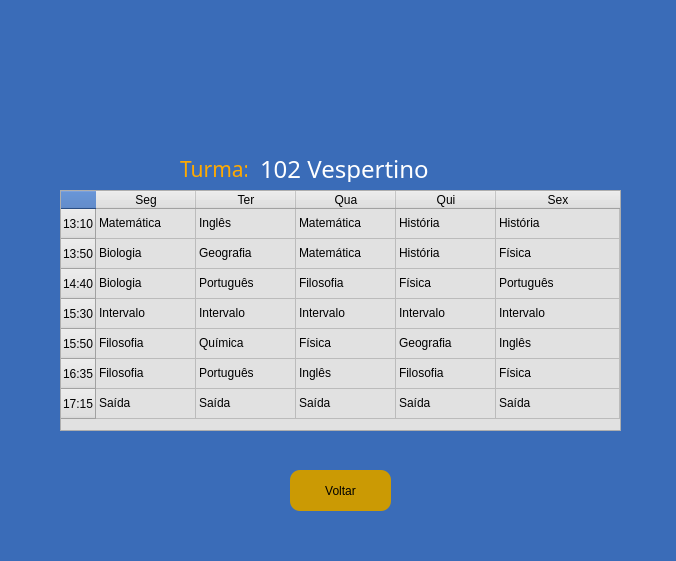
<?xml version="1.0" encoding="UTF-8"?>
<ui version="4.0">
 <class>MainWindow</class>
 <widget class="QMainWindow" name="MainWindow">
  <property name="geometry">
   <rect>
    <x>0</x>
    <y>0</y>
    <width>676</width>
    <height>561</height>
   </rect>
  </property>
  <property name="windowTitle">
   <string>Horarios</string>
  </property>
  <property name="styleSheet">
   <string notr="true">background-color: rgb(58, 108, 184);</string>
  </property>
  <widget class="QWidget" name="centralwidget">
   <widget class="QTableWidget" name="tableWidget">
    <property name="geometry">
     <rect>
      <x>60</x>
      <y>190</y>
      <width>561</width>
      <height>241</height>
     </rect>
    </property>
    <property name="styleSheet">
     <string notr="true">
background-color: rgb(225, 225, 225);
border-color: rgb(0, 0, 0)
</string>
    </property>
    <attribute name="horizontalHeaderCascadingSectionResizes">
     <bool>false</bool>
    </attribute>
    <attribute name="horizontalHeaderStretchLastSection">
     <bool>true</bool>
    </attribute>
    <row>
     <property name="text">
      <string>13:10</string>
     </property>
    </row>
    <row>
     <property name="text">
      <string>13:50</string>
     </property>
    </row>
    <row>
     <property name="text">
      <string>14:40</string>
     </property>
    </row>
    <row>
     <property name="text">
      <string>15:30</string>
     </property>
    </row>
    <row>
     <property name="text">
      <string>15:50</string>
     </property>
    </row>
    <row>
     <property name="text">
      <string>16:35</string>
     </property>
    </row>
    <row>
     <property name="text">
      <string>17:15</string>
     </property>
    </row>
    <column>
     <property name="text">
      <string>Seg</string>
     </property>
    </column>
    <column>
     <property name="text">
      <string>Ter</string>
     </property>
    </column>
    <column>
     <property name="text">
      <string>Qua</string>
     </property>
    </column>
    <column>
     <property name="text">
      <string>Qui</string>
     </property>
    </column>
    <column>
     <property name="text">
      <string>Sex</string>
     </property>
    </column>
    <item row="0" column="0">
     <property name="text">
      <string>Matemática</string>
     </property>
    </item>
    <item row="0" column="1">
     <property name="text">
      <string>Inglês</string>
     </property>
    </item>
    <item row="0" column="2">
     <property name="text">
      <string>Matemática</string>
     </property>
    </item>
    <item row="0" column="3">
     <property name="text">
      <string>História</string>
     </property>
    </item>
    <item row="0" column="4">
     <property name="text">
      <string>História</string>
     </property>
    </item>
    <item row="1" column="0">
     <property name="text">
      <string>Biologia</string>
     </property>
    </item>
    <item row="1" column="1">
     <property name="text">
      <string>Geografia</string>
     </property>
    </item>
    <item row="1" column="2">
     <property name="text">
      <string>Matemática</string>
     </property>
    </item>
    <item row="1" column="3">
     <property name="text">
      <string>História</string>
     </property>
    </item>
    <item row="1" column="4">
     <property name="text">
      <string>Física</string>
     </property>
    </item>
    <item row="2" column="0">
     <property name="text">
      <string>Biologia</string>
     </property>
    </item>
    <item row="2" column="1">
     <property name="text">
      <string>Português</string>
     </property>
    </item>
    <item row="2" column="2">
     <property name="text">
      <string>Filosofia</string>
     </property>
    </item>
    <item row="2" column="3">
     <property name="text">
      <string>Física</string>
     </property>
    </item>
    <item row="2" column="4">
     <property name="text">
      <string>Português</string>
     </property>
    </item>
    <item row="3" column="0">
     <property name="text">
      <string>Intervalo</string>
     </property>
     <property name="background">
      <brush brushstyle="NoBrush">
       <color alpha="255">
        <red>0</red>
        <green>0</green>
        <blue>0</blue>
       </color>
      </brush>
     </property>
     <property name="foreground">
      <brush brushstyle="NoBrush">
       <color alpha="255">
        <red>255</red>
        <green>0</green>
        <blue>0</blue>
       </color>
      </brush>
     </property>
    </item>
    <item row="3" column="1">
     <property name="text">
      <string>Intervalo</string>
     </property>
     <property name="foreground">
      <brush brushstyle="NoBrush">
       <color alpha="255">
        <red>255</red>
        <green>0</green>
        <blue>0</blue>
       </color>
      </brush>
     </property>
    </item>
    <item row="3" column="2">
     <property name="text">
      <string>Intervalo</string>
     </property>
     <property name="foreground">
      <brush brushstyle="NoBrush">
       <color alpha="255">
        <red>255</red>
        <green>0</green>
        <blue>0</blue>
       </color>
      </brush>
     </property>
    </item>
    <item row="3" column="3">
     <property name="text">
      <string>Intervalo</string>
     </property>
     <property name="foreground">
      <brush brushstyle="NoBrush">
       <color alpha="255">
        <red>255</red>
        <green>0</green>
        <blue>0</blue>
       </color>
      </brush>
     </property>
    </item>
    <item row="3" column="4">
     <property name="text">
      <string>Intervalo</string>
     </property>
     <property name="foreground">
      <brush brushstyle="NoBrush">
       <color alpha="255">
        <red>255</red>
        <green>0</green>
        <blue>0</blue>
       </color>
      </brush>
     </property>
    </item>
    <item row="4" column="0">
     <property name="text">
      <string>Filosofia</string>
     </property>
    </item>
    <item row="4" column="1">
     <property name="text">
      <string>Química</string>
     </property>
    </item>
    <item row="4" column="2">
     <property name="text">
      <string>Física</string>
     </property>
    </item>
    <item row="4" column="3">
     <property name="text">
      <string>Geografia</string>
     </property>
    </item>
    <item row="4" column="4">
     <property name="text">
      <string>Inglês</string>
     </property>
    </item>
    <item row="5" column="0">
     <property name="text">
      <string>Filosofia</string>
     </property>
    </item>
    <item row="5" column="1">
     <property name="text">
      <string>Português</string>
     </property>
    </item>
    <item row="5" column="2">
     <property name="text">
      <string>Inglês</string>
     </property>
    </item>
    <item row="5" column="3">
     <property name="text">
      <string>Filosofia</string>
     </property>
    </item>
    <item row="5" column="4">
     <property name="text">
      <string>Física</string>
     </property>
    </item>
    <item row="6" column="0">
     <property name="text">
      <string>Saída</string>
     </property>
     <property name="background">
      <brush brushstyle="NoBrush">
       <color alpha="255">
        <red>0</red>
        <green>0</green>
        <blue>0</blue>
       </color>
      </brush>
     </property>
     <property name="foreground">
      <brush brushstyle="NoBrush">
       <color alpha="255">
        <red>85</red>
        <green>170</green>
        <blue>0</blue>
       </color>
      </brush>
     </property>
    </item>
    <item row="6" column="1">
     <property name="text">
      <string>Saída</string>
     </property>
     <property name="foreground">
      <brush brushstyle="NoBrush">
       <color alpha="255">
        <red>85</red>
        <green>170</green>
        <blue>0</blue>
       </color>
      </brush>
     </property>
    </item>
    <item row="6" column="2">
     <property name="text">
      <string>Saída</string>
     </property>
     <property name="foreground">
      <brush brushstyle="NoBrush">
       <color alpha="255">
        <red>85</red>
        <green>170</green>
        <blue>0</blue>
       </color>
      </brush>
     </property>
    </item>
    <item row="6" column="3">
     <property name="text">
      <string>Saída</string>
     </property>
     <property name="foreground">
      <brush brushstyle="NoBrush">
       <color alpha="255">
        <red>85</red>
        <green>170</green>
        <blue>0</blue>
       </color>
      </brush>
     </property>
    </item>
    <item row="6" column="4">
     <property name="text">
      <string>Saída</string>
     </property>
     <property name="foreground">
      <brush brushstyle="NoBrush">
       <color alpha="255">
        <red>85</red>
        <green>170</green>
        <blue>0</blue>
       </color>
      </brush>
     </property>
    </item>
   </widget>
   <widget class="QLabel" name="label">
    <property name="geometry">
     <rect>
      <x>-80</x>
      <y>0</y>
      <width>800</width>
      <height>150</height>
     </rect>
    </property>
    <property name="text">
     <string/>
    </property>
    <property name="pixmap">
     <pixmap>Sem Título-6.png</pixmap>
    </property>
   </widget>
   <widget class="QPushButton" name="btnvoltar2">
    <property name="geometry">
     <rect>
      <x>290</x>
      <y>470</y>
      <width>101</width>
      <height>41</height>
     </rect>
    </property>
    <property name="styleSheet">
     <string notr="true">background-color: rgb(203, 154, 4);
border-radius:10px</string>
    </property>
    <property name="text">
     <string>Voltar</string>
    </property>
   </widget>
   <widget class="QLabel" name="label_2">
    <property name="geometry">
     <rect>
      <x>180</x>
      <y>158</y>
      <width>67</width>
      <height>21</height>
     </rect>
    </property>
    <property name="font">
     <font>
      <family>Yu Gothic Medium</family>
      <pointsize>16</pointsize>
     </font>
    </property>
    <property name="styleSheet">
     <string notr="true">
color: rgb(255, 170, 0);</string>
    </property>
    <property name="text">
     <string>Turma:</string>
    </property>
   </widget>
   <widget class="QLabel" name="label_3">
    <property name="geometry">
     <rect>
      <x>260</x>
      <y>155</y>
      <width>201</width>
      <height>27</height>
     </rect>
    </property>
    <property name="font">
     <font>
      <family>Yu Gothic Medium</family>
      <pointsize>18</pointsize>
     </font>
    </property>
    <property name="styleSheet">
     <string notr="true">color: rgb(255, 255, 255);</string>
    </property>
    <property name="text">
     <string>102 Vespertino</string>
    </property>
   </widget>
  </widget>
 </widget>
 <resources/>
 <connections/>
</ui>
